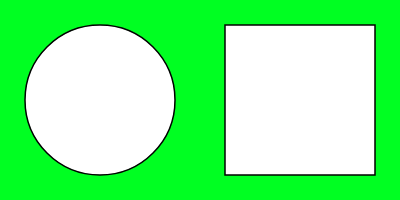
Frame 1 (no input)
Frame 60 (no input): identical to frame 1, image omitted
Frame 120 (the mouse pressed at the canvas centre since frame 60): identical to frame 1, image omitted

The p5.js sketch that drew this single still picture (run headless with seeded random() and noise() and a simulated clock; from frame 60 on, the mouse is pressed at the canvas centre):

// p5.js sketch
// ── sketch.js
function setup() {
  createCanvas(400, 200);
  colorMode(HSB);
  angleMode(DEGREES);
}

function draw() {
  background(128,255,255);
  strokeWeight(1.5);
  circle(100,100,150);
  square(225,25,150);
}
